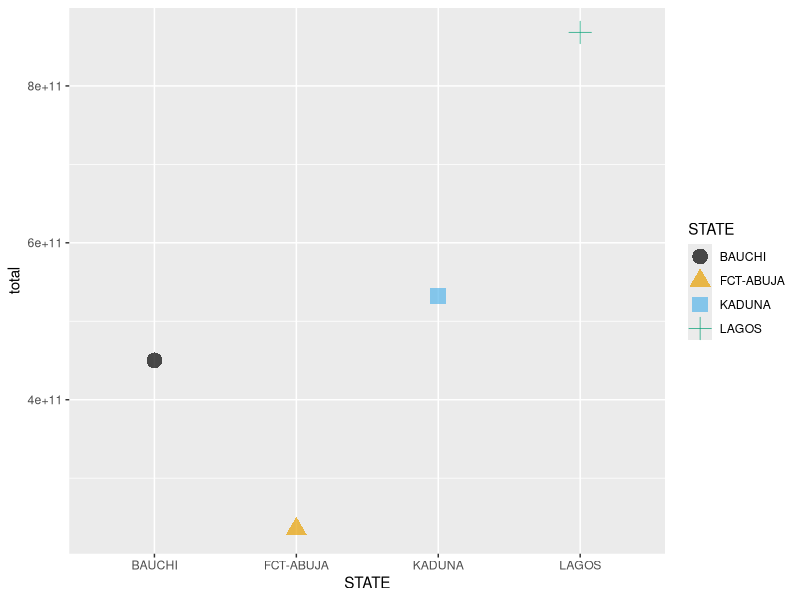
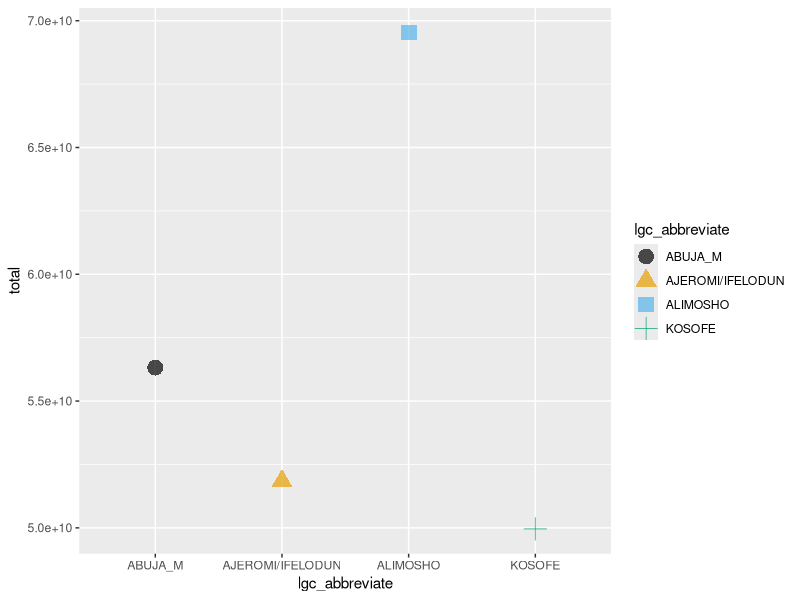

Here is the R script that generated these plots, in order:
## ---- chunk 1
library(tidyverse)
library(skimr)
library(readxl)
library(ggthemes)
library(here)
## ---- chunk 2
faac_lga <- read_excel(here("data/raw/FAAC DATA - Data Community.xlsx"))
## ---- chunk 3
#The skim gives an overview statistics of the dataset
faac_lga |> 
  glimpse() |> 
  skim()
## ---- chunk 4
#Rename columns with the correct month and year from January 2007 to December 2018
correct_year <-  faac_lga %>%
  rename(
    Jan_2007 = `39083`,
    Feb_2007 = `39114`,
    Mar_2007 = `39142`,
    Apr_2007 = `39173`,
    May_2007 = `39203`,
    Jun_2007 = `39234`,
    Jul_2007 = `39264`,
    Aug_2007 = `39295`,
    Sep_2007 = `39326`,
    Oct_2007 = `39356`,
    Nov_2007 = `39387`,
    Dec_2007 = `39417`,
    Jan_2008 = `39448`,
    Feb_2008 = `39479`,
    Mar_2008 = `39508`,
    Apr_2008 = `39539`,
    May_2008 = `39569`,
    Jun_2008 = `39600`,
    Jul_2008 = `39630`,
    Aug_2008 = `39661`,
    Sep_2008 = `39692`,
    Oct_2008 = `39722`,
    Nov_2008 = `39753`,
    Dec_2008 = `39783`,
    Jan_2009 = `39814`,
    Feb_2009 = `39845`,
    Mar_2009 = `39873`,
    Apr_2009 = `39904`,
    May_2009 = `39934`,
    Jun_2009 = `39965`,
    Jul_2009 = `39995`,
    Aug_2009 = `40026`,
    Sep_2009 = `40057`,
    Oct_2009 = `40087`,
    Nov_2009 = `40118`,
    Dec_2009 = `40148`,
    Jan_2010 = `40179`,
    Feb_2010 = `40210`,
    Mar_2010 = `40238`,
    Apr_2010 = `40269`,
    May_2010 = `40299`,
    Jun_2010 = `40330`,
    Jul_2010 = `40360`,
    Aug_2010 = `40391`,
    Sep_2010 = `40422`,
    Oct_2010 = `40452`,
    Nov_2010 = `40483`,
    Dec_2010 = `40513`,
    Jan_2011 = `40544`,
    Feb_2011 = `40575`,
    Mar_2011 = `40603`,
    Apr_2011 = `40634`,
    May_2011 = `40664`,
    Jun_2011 = `40695`,
    Jul_2011 = `40725`,
    Aug_2011 = `40756`,
    Sep_2011 = `40787`,
    Oct_2011 = `40817`,
    Nov_2011 = `40848`,
    Dec_2011 = `40878`,
    Jan_2012 = `40909`,
    Feb_2012 = `40940`,
    Mar_2012 = `40969`,
    Apr_2012 = `41000`,
    May_2012 = `41030`,
    Jun_2012 = `41061`,
    Jul_2012 = `41091`,
    Aug_2012 = `41122` ,
    Sep_2012 = `41153`,
    Oct_2012 = `41183`,
    Nov_2012 = `41214`,
    Dec_2012= `41244`,
    Jan_2013 = `41275`,
    Feb_2013 = `41306`,
    Mar_2013 = `41334`,
    Apr_2013 = `41365`,
    May_2013 = `41395`,
    Jun_2013 = `41426`,
    Jul_2013 = `41456`,
    Aug_2013 = `41487` ,
    Sep_2013 = `41518`,
    Oct_2013 = `41548`,
    Nov_2013 = `41579` ,
    Dec_2013 = `41609`,
    Jan_2014 = `41640` ,
    Feb_2014 = `41671`,
    Mar_2014 = `41699`,
    Apr_2014 = `41730`,
    May_2014 = `41760`,
    Jun_2014 = `41791`,
    Jul_2014 = `41821`,
    Aug_2014 = `41852` ,
    Sep_2014 = `41883`,
    Oct_2014 = `41913`,
    Nov_2014 = `41944` ,
    Dec_2014 = `41974`,
    Jan_2015 = `42005` ,
    Feb_2015 = `42036`,
    Mar_2015 = `42064` ,
    Apr_2015 = `42095`,
    May_2015 = `42125`,
    Jun_2015 = `42156`,
    Jul_2015 = `42186`,
    Aug_2015 = `42217` ,
    Sep_2015 = `42248`,
    Oct_2015 = `42278`,
    Nov_2015 = `42309` ,
    Dec_2015 = `42339`,
    Jan_2016 = `42370` ,
    Feb_2016 = `42401`,
    Mar_2016 = `42430` ,
    Apr_2016 = `42461`,
    May_2016 = `42491`,
    Jun_2016 = `42522`,
    Jul_2016 = `42552`,
    Aug_2016 = `42583`,
    Sep_2016 = `42614` ,
    Oct_2016 = `42644` ,
    Nov_2016 = `42675`,
    Dec_2016  = `42705` ,
    Jan_2017= `42736`,
    Feb_2017= `42767` ,
    Mar_2017 = `42795`,
    Apr_2017  = `42826` ,
    May_2017 = `42856`,
    Jun_2017 = `42887`,
    Jul_2017 = `42917`,
    Aug_2017 = `42948` ,
    Sep_2017 = `42979` ,
    Oct_2017 = `43009` ,
    Nov_2017 =  `43040`,
    Dec_2017 = `43070`  ,
    Jan_2018 = `43101`,
    Feb_2018 = `43132` ,
    Mar_2018 = `43160`,
    Apr_2018  = `43191`  ,
    May_2018 = `43221`,
    Jun_2018 = `43252`,
    Jul_2018 = `43282`,
    Aug_2018 = `43313` ,
    Sep_2018 = `43344`,
    Oct_2018 = `43374` ,
    Nov_2018 =  `43405`,
    Dec_2018 = `43435`,
  )

## ---- chunk 5
#Extract the rows of interest
exclude_totalaverage <- correct_year[1:774,]
## ---- chunk 6
#| label: tbl-pivotlonger
#| tbl-cap: "Pivot long faac data"

faac_data_long <- exclude_totalaverage |>
  select(STATE, LGC, !starts_with("4")) |> 
  pivot_longer(
    cols = -c(STATE, LGC),
    names_to = "date",
    values_to = "amount"
  ) |> 
  separate(date, into = c("Month", "Year"), sep = "_")
## ---- chunk 7
#| label: tbl-stateyearlysummarry
#| tbl-cap: 'State yearly summary'

summary_state_year <- faac_data_long |> 
  group_by(STATE, Year) |>
  summarise(
    total = sum(amount, na.rm = TRUE),
    avg = mean(amount, na.rm = TRUE)
  )
## ---- chunk 8

#| label: tbl-lgcannualsummary
#| tbl-cap: 'lgc annual summary'

summary_lgc_year <- faac_data_long |> 
  group_by(LGC, Year) |>
  summarise(
    total = sum(amount, na.rm = TRUE),
    avg = mean(amount, na.rm = TRUE)
  )
## ---- chunk 9
#| label: tbl-monthlystatesummary
#| tbl-cap: 'states monthly summary'

summary_state_month <- faac_data_long |> 
  group_by(STATE, Month) |>
  summarise(
    total = sum(amount, na.rm = TRUE),
    avg = mean(amount, na.rm = TRUE)
  )
## ---- chunk 10
#| label: tbl-lgcmonthlysummary
#| tbl-cap: 'lgc monthly summary'


summary_lgc_month <- faac_data_long |> 
  group_by(LGC, Month) |>
  summarise(
    total = sum(amount, na.rm = TRUE),
    avg = mean(amount, na.rm = TRUE)
  )
## ---- chunk 11
#| label: tbl-Yearlysummary
#| tbl-cap: 'Yearly summary'

summary_year <- faac_data_long |> 
  group_by(Year) |>
  summarise(
    total = sum(amount, na.rm = TRUE),
    avg = mean(amount, na.rm = TRUE)
  )
## ---- chunk 12
#| label: tbl-Monthlysummary
#| tbl-cap: 'Monthly summary'



summary_month <- faac_data_long |> 
  group_by(Month) |>
  summarise(
    total = sum(amount, na.rm = TRUE),
    avg = mean(amount, na.rm = TRUE)
  )

## ---- chunk 13
#| label: tbl-topstates
#| tbl-cap: 'Top states'


summary_state <- faac_data_long |> 
  group_by(STATE) |>
  summarise(
    total = sum(amount, na.rm = TRUE),
    avg = mean(amount, na.rm = TRUE)
  ) |> 
  arrange(desc(avg))

## ---- chunk 14
#| label: tbl-top4states
#| tbl-cap: 'Top 4 states'

Top_fourstates <- summary_state |> head(4)
## ---- chunk 15

#| label: tbl-toplgc
#| tbl-cap: 'Top lgc'


summary_state <- faac_data_long |> 
  group_by(LGC) |>
  summarise(
    total = sum(amount, na.rm = TRUE),
    avg = mean(amount, na.rm = TRUE)
  ) |> 
  arrange(desc(avg))
## ---- chunk 16
#| label: tbl-top4lgc
#| tbl-cap: 'Top 4 lgc'

Top_fourlgc <- summary_state |> head(4)


## ---- chunk 17
#| fig-cap: "Top 4 States"
#| label: fig-top4states

Top_fourstates %>%
  ggplot(aes(STATE, total, colour =  STATE, shape = STATE )) +
  geom_point(size = 5, alpha = 0.7) +
  scale_color_colorblind()
## ---- chunk 18
#| fig-cap: "Top 4 lgc"
#| label: fig-top4lgc

Top_fourlgc %>%
  mutate(lgc_abbreviate = case_when(
    LGC == "ABUJA MUNICIPAL" ~ "ABUJA_M",
    LGC == "AJEROMI/IFELODU" ~ "AJEROMI_I",  
    .default = LGC
  )) |> 
  ggplot(aes(lgc_abbreviate, total, colour = lgc_abbreviate, shape = lgc_abbreviate)) +
  geom_point(size = 5, alpha = 0.7) +
  scale_color_colorblind()
